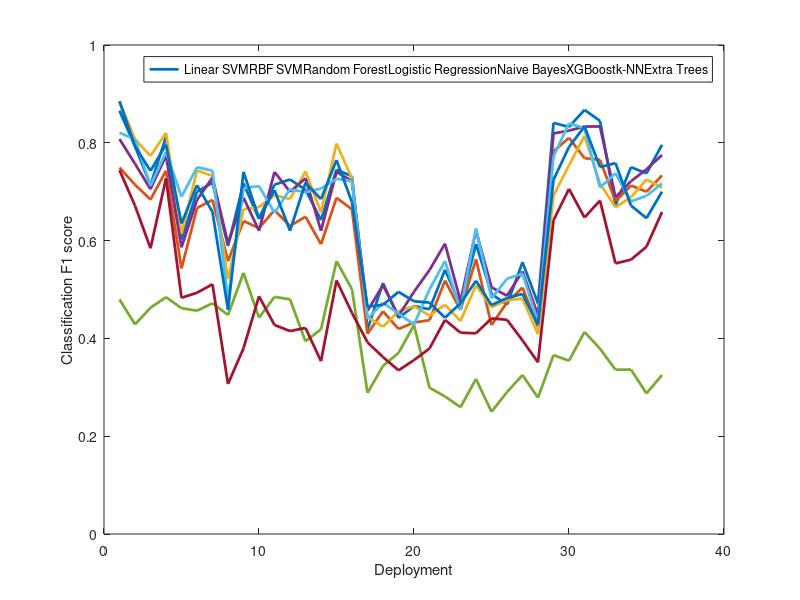

MATLAB code for this plot:
%save the classification accuracy of the basement and wooden plank

Acc_M1 =[
0.865524194	0.602552553	0.716840883	0.704016913	0.418223867	0.459494949	0.490909091	0.840779221	0.672363946
0.749395161	0.543093093	0.640069686	0.648942918	0.409435708	0.437171717	0.427272727	0.782532468	0.680612245
0.884677419	0.613813814	0.664227642	0.741331924	0.443570768	0.446565657	0.463636364	0.691818182	0.668027211
0.80766129	0.586186186	0.688037166	0.727272727	0.45679926	0.53969697	0.504545455	0.819090909	0.68877551
1	1	1	1	1	1	1	1	1
0.479637097	0.461861862	0.533914053	0.394080338	0.28852914	0.299090909	0.25	0.365909091	0.335969388
0.820564516	0.68963964	0.707200929	0.698942918	0.440148011	0.50020202	0.481818182	0.771948052	0.737585034
0.743951613	0.483033033	0.379790941	0.421353066	0.391951896	0.379393939	0.440909091	0.641688312	0.553401361
0.884879032	0.634984985	0.740534262	0.718393235	0.46493987	0.473232323	0.468181818	0.724415584	0.758418367

];

Acc_M2 = [
0.792857143	0.7	0.644250871	0.641891892	0.513333333	0.54030303	0.468888889	0.832424878	0.750170068
0.714285714	0.666666667	0.625551684	0.592642643	0.455454545	0.518181818	0.473636364	0.810202655	0.712670068
0.807142857	0.743333333	0.668408827	0.657807808	0.423939394	0.468787879	0.477979798	0.754157932	0.688605442
0.757142857	0.683333333	0.620092915	0.61996997	0.508787879	0.593636364	0.487171717	0.824947589	0.721513605
1	1	1	1	1	1	1	1	1
0.428571429	0.456666667	0.442508711	0.418768769	0.343636364	0.281313131	0.29020202	0.354297694	0.336139456
0.807142857	0.75	0.711498258	0.706306306	0.473030303	0.558181818	0.521919192	0.839832285	0.680102041
0.671428571	0.493333333	0.486062718	0.353453453	0.361818182	0.437777778	0.438080808	0.705660377	0.561054422
0.792857143	0.713333333	0.644947735	0.684834835	0.468686869	0.442424242	0.482424242	0.791544375	0.671598639

];

Acc_M3 =[
0.713390313	0.718295739	0.714439946	0.745180023	0.441818182	0.46744186	0.555813953	0.867271408	0.7375
0.684045584	0.68320802	0.662213225	0.68757259	0.419292929	0.458139535	0.503875969	0.768577649	0.7
0.773219373	0.732393484	0.692982456	0.798490128	0.455353535	0.435412262	0.481506091	0.814078374	0.725
0.705128205	0.728822055	0.740350877	0.740418118	0.446060606	0.47653277	0.536987818	0.833236575	0.745833333
1	1	1	1	1	1	1	1	1
0.462678063	0.471929825	0.48488529	0.557955865	0.37030303	0.259196617	0.325138427	0.413280116	0.2875
0.711965812	0.743045113	0.656950067	0.726248548	0.450606061	0.458139535	0.532668882	0.829680697	0.691666667
0.584330484	0.510714286	0.427395412	0.518583043	0.334646465	0.411733615	0.395902547	0.647169811	0.5875
0.742735043	0.658521303	0.703103914	0.764576074	0.495151515	0.47167019	0.4910299	0.833309144	0.645833333

];

Acc_M4 =[
0.812615385	0.588933873	0.725	0.731358885	0.466085947	0.593131313	0.471312427	0.844847605	0.795833333
0.742769231	0.55802969	0.63	0.663763066	0.432520325	0.561818182	0.423344948	0.765239478	0.733333333
0.820307692	0.52145749	0.685	0.726713124	0.465969803	0.508989899	0.408594657	0.716473149	0.708333333
0.773538462	0.594331984	0.7	0.721718931	0.495354239	0.62020202	0.447038328	0.833381713	0.775
1	1	1	1	1	1	1	1	1
0.484307692	0.447908232	0.48	0.500464576	0.427293844	0.316969697	0.278745645	0.378882438	0.325
0.781538462	0.478947368	0.705	0.722067364	0.428571429	0.624949495	0.432636469	0.708563135	0.716666667
0.727076923	0.306882591	0.415	0.45203252	0.355632985	0.41040404	0.350987224	0.682002903	0.658333333
0.796307692	0.458434548	0.62	0.678397213	0.475958188	0.517878788	0.427990708	0.750290276	0.7

];


save('normal_footstep_4class_classification_dep', 'Acc_M1', 'Acc_M2', 'Acc_M3', 'Acc_M4');
all_acc =[];
for dep_c =1:size(Acc_M1,2)
    all_acc =[all_acc, Acc_M1(:,dep_c)];
    all_acc =[all_acc, Acc_M2(:,dep_c)];
    all_acc =[all_acc, Acc_M3(:,dep_c)];
    all_acc =[all_acc, Acc_M4(:,dep_c)];
end
%all_acc(7,:)=[];
all_acc(5,:)=[];
%%
figure
plot(all_acc', 'linewidth',2);
%la =["Linear\newlineSVM", "RBF\newlineSVM", "Random\newlineForest", "    Logistic\newlineRegression",...
%     "AdaBoost","Naive\newlineBayes", "XGBoost", "k-NN","Extra\newlineTrees"];
%la =["Linear SVM", "RBF SVM", "Random Forest", "    Logistic Regression",...
%     "AdaBoost","Naive Bayes", "XGBoost", "k-NN","Extra Trees"];
la =["Linear SVM", "RBF SVM", "Random Forest", "Logistic Regression",...
     "Naive Bayes",   "XGBoost","k-NN","Extra Trees"];
legend(la);
xlabel('Deployment');
ylabel('Classification F1 score')
ylim([0 1])